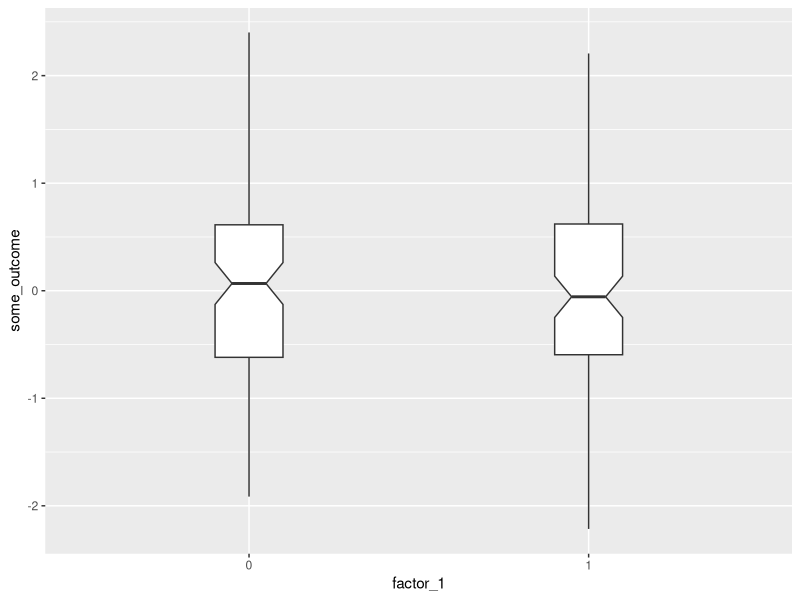
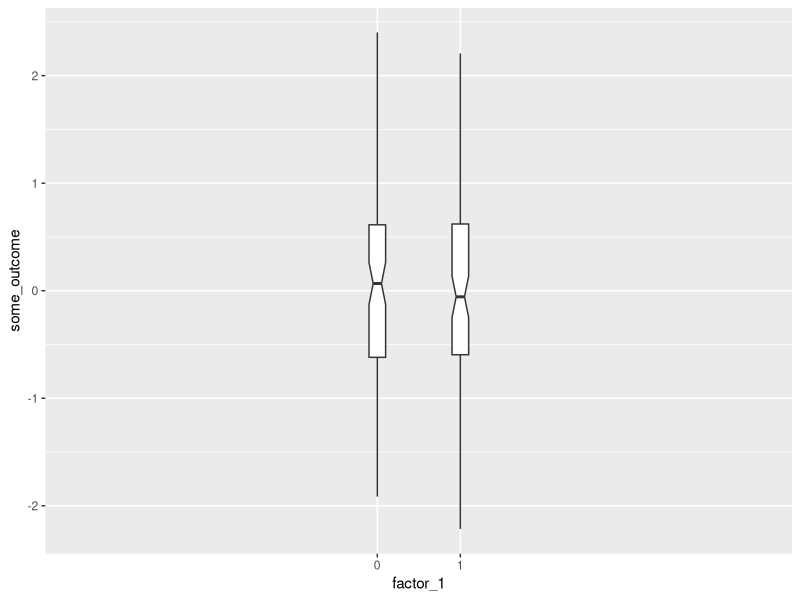
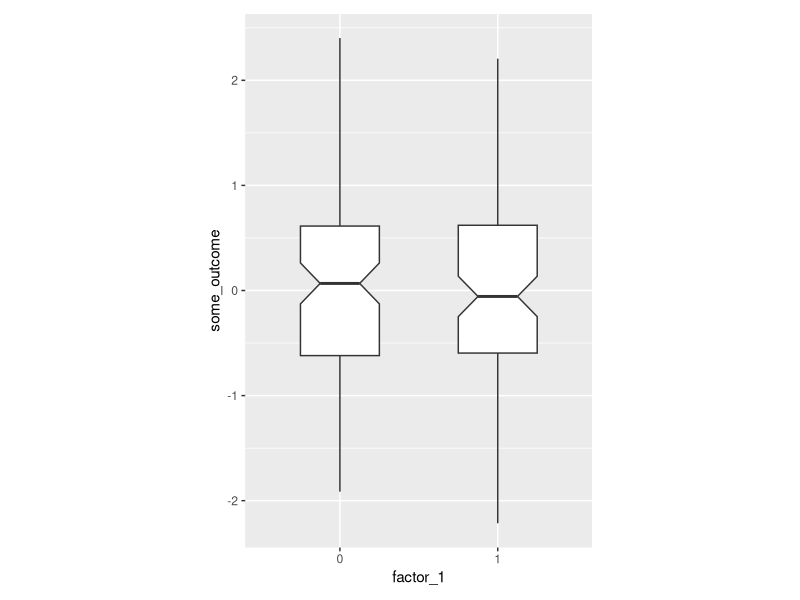
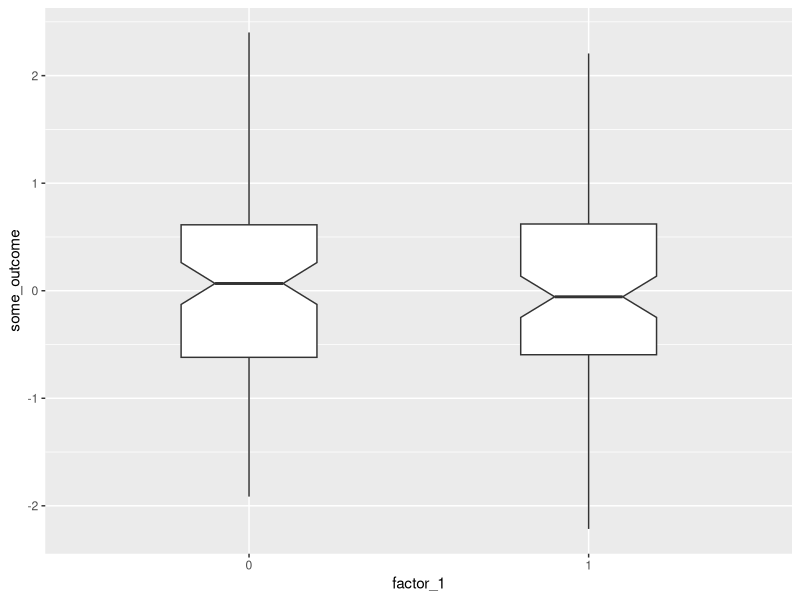

The R script that drew these images, in order:
library(ggplot2)
library(dplyr)

set.seed(1)

some_data <- data.frame(factor_1 = c("0", "1"),
                        some_outcome = rnorm(200))

some_data %>%
        ggplot(aes(x=factor_1,
                   y=some_outcome)) + 
        geom_boxplot(width = 0.2, notch = TRUE)

some_data %>%
        ggplot(aes(x=factor_1,
                   y=some_outcome)) + 
        geom_boxplot(width = 0.2, notch = TRUE) + 
        scale_x_discrete(expand = c(2,2))

some_data %>%
        ggplot(aes(x=factor_1,
                   y=some_outcome)) + 
        geom_boxplot(width = 0.5, notch = TRUE) +
        theme(plot.margin = margin(10, 150, 10, 150))

some_data %>%
        ggplot(aes(x=factor_1,
                   y=some_outcome)) + 
        geom_boxplot(width = 0.4, notch = TRUE)










# 
# 
# 
# ############## EFFECT SIZES within vs between for Rob #########################
# within_stats <- results_table_qc_pass_ptp_analyzed %>%
#         group_by(arrangement_pairs, congruency) %>%
#         get_summary_stats(phase_2_min_phase_1_ses_1_2_perf, type = 'mean_sd')
# 
# 
# within_stats$effect_size <- within_stats$mean/within_stats$sd
# 
# arr_1_2_between_effect <- (within_stats$mean[2] - within_stats$mean[1]) / 
#         ((within_stats$sd[2] + within_stats$sd[1])/2)
# 
# arr_3_4_between_effect <- (within_stats$mean[4] - within_stats$mean[3]) / 
#         ((within_stats$sd[4] + within_stats$sd[3])/2)
        


# Playing around with BAYESIAN ANOVA tests
# library(tidyverse)
# library(ggpubr)
# library(rstatix)
# library(pacman)
# library(BayesFactor)
# library(readxl)
# 
# 
# # Clean the env
# rm(list=ls())
# 
# # Get the example dataset
# dat=read.table(url('http://pcl.missouri.edu/exp/aovExample.txt'), head=TRUE)
# 
# # Load the results_table_qc_pass_ptp_analyzed
# results_table_qc_pass_ptp_analyzed <-
#         read_excel(
#                 'C:/Users/levan/GitHub/concept_gen_analysis/results/analysis/results_table_qc_pass_ptp_analyzed.xlsx'
#         ) %>%
#         as_tibble()
# 
# 
# # Summary statistics
# results_table_qc_pass_ptp_analyzed %>%
#         # filter(arr_phase_1_1 == 3 | arr_phase_1_1 == 15) %>%
#         reorder_levels(arr_phase_1_1, order = c('1','14','3','15')) %>%
#         group_by(arr_phase_1_1,congruency,concept_phase_1) %>%
#         get_summary_stats(phase_2_min_phase_1_ses_1_2_perf, type = 'mean_sd')
# 
# 
# # Turn it all into factors
# results_table_qc_pass_ptp_analyzed <- results_table_qc_pass_ptp_analyzed %>%
#         mutate(ptp = as.factor(ptp),
#                congruency = as.factor(congruency),
#                arr_phase_1_1 = as.factor(arr_phase_1_1),
#                concept_phase_1 = as.factor(concept_phase_1))
# 
# # Filter for arr1-2
# arr_1_2_data <- results_table_qc_pass_ptp_analyzed %>% filter(arr_phase_1_1 == 1 | arr_phase_1_1 == 14)
# arr_3_4_data <- results_table_qc_pass_ptp_analyzed %>% filter(arr_phase_1_1 == 3 | arr_phase_1_1 == 15)
# 
# 
# 
# # Do a Bayesian 3-way ANOVA
# 
# 
# bf_arr_1_2 <- anovaBF(phase_2_min_phase_1_ses_1_2_perf~
#                               congruency*
#                               concept_phase_1*
#                               arr_phase_1_1, 
#              data = arr_1_2_data,
#              whichModels="withmain",
#              whichRandom = "ptp", iterations = 100000)

####################### ANOVA PLAY ########################################
# data("PlantGrowth")
# set.seed(1234)
# PlantGrowth %>% sample_n_by(group, size = 1)
# 
# levels(PlantGrowth$group)
# 
# # Summary stats
# PlantGrowth %>%
#         group_by(group) %>%
#         get_summary_stats(weight, type = "mean_sd")
# 
# ggboxplot(PlantGrowth, x = "group", y = "weight")
# 
# PlantGrowth %>% 
#         group_by(group) %>%
#         identify_outliers(weight)
# 
# # Build the linear model
# model  <- lm(weight ~ group, data = PlantGrowth)
# # Create a QQ plot of residuals
# ggqqplot(residuals(model))
# 
# # Compute Shapiro-Wilk test of normality
# shapiro_test(residuals(model))
# 
# # Check normality assumption by groups
# PlantGrowth %>%
#         group_by(group) %>%
#         shapiro_test(weight)
# 
# # Homogeneity of variance
# plot(model, 1)
# 
# 

